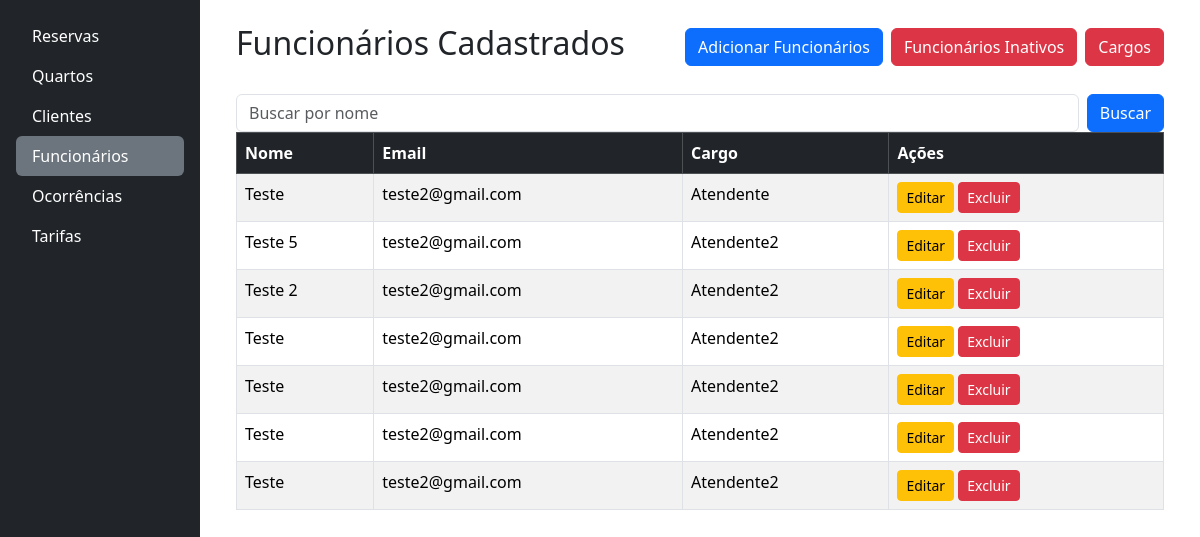
The app's page /funcionarios/ with its own data.
### funcionarios/models.py (models this page shows, shortened)
class Funcionario(models.Model):
    nome = models.CharField(max_length=50, blank=False)
    ativo = models.BooleanField(default=True)
    email = models.EmailField(max_length=254, blank=False)
    cargo = models.ForeignKey(Cargo, on_delete=models.RESTRICT, blank=False)

class Cargo(models.Model):
    nome_funcao = models.CharField(max_length=50, blank=False)
    def __str__(self):
        return f"{self.nome_funcao}"

### funcionarios/views.py (the view)
# urls.py: path('', views.funcionarios, name='funcionarios'),
def funcionarios(request):
    query = request.GET.get('busca', '')
    if query:
        funcionarios = Funcionario.objects.filter(
            ativo=True, nome__icontains=query)
    else:
        funcionarios = Funcionario.objects.filter(ativo=True)
    dados = {
        'funcionarios': funcionarios,
        'ativos': True,
        'query': query,
    }
    return render(request, 'funcionarios/index.html', dados)

### funcionarios/templates/funcionarios/index.html
{% extends 'base.html' %}
{% block content %}
<div class="container">
  <div class="d-flex justify-content-between align-items-center mb-4">
    {% if ativos %}
      <h2>Funcionários Cadastrados</h2>
      <div class="d-grid gap-2 d-md-flex justify-content-md-start">
        <a href="{% url 'cadastrar_funcionario' %}" class="btn btn-primary">Adicionar Funcionários</a>
        <a href="{% url 'funcionarios_inativos' %}" class="btn btn-danger">Funcionários Inativos</a>
        <a href="{% url 'cargos' %}" class="btn btn-danger">Cargos</a>
      </div>
    {% else %}
      <h2>Funcionários Excluídos</h2>
      <a href="{% url 'funcionarios' %}" class="btn btn-primary">Funcionários Ativos</a>
    {% endif %}
  </div>
  {% include 'partials/_busca.html' with placeholder_text="Buscar por nome" %}
  <table class="table table-striped table-bordered">
    <thead class="table-dark">
      <tr>
        <th>
          <a href="{% url 'ordenar_funcionario' 'nome' %}?ativo={{ativos}}&busca={{query}}" class="text-white text-decoration-none">Nome</a>
        </th>
        <th>
          <a href="{% url 'ordenar_funcionario' 'email' %}?ativo={{ativos}}&busca={{query}}" class="text-white text-decoration-none">Email</a>
        </th>
        <th>
          <a href="{% url 'ordenar_funcionario' 'cargo' %}?ativo={{ativos}}&busca={{query}}" class="text-white text-decoration-none">Cargo</a>
        </th>
        <th>Ações</th>
      </tr>
    </thead>
    <tbody>
      {% for funcionario in funcionarios %}
        <tr>
          <td>{{ funcionario.nome }}</td>
          <td>{{ funcionario.email }}</td>
          <td>{{ funcionario.cargo }}</td>
          {% if ativos%}
            <td>
              <a href="{% url 'editar_funcionario' funcionario.id  %}" class="btn btn-sm btn-warning">Editar</a>
              <a href="{% url 'excluir_funcionario' funcionario.id  %}" class="btn btn-sm btn-danger">Excluir</a>
            </td>
          {% else %}
            <td>
              <a href="{% url 'ativar_funcionario' funcionario.id %}" class="btn btn-sm btn-warning">Ativar</a>
            </td>
          {% endif %}
        </tr>
      {% empty %}
        <tr>
          <td colspan="4" class="text-center">Nenhum funcionario encontrado.</td>
        </tr>
      {% endfor %}
    </tbody>
  </table>
</div>
{% endblock %}

### templates/base.html (style rules this page uses)
html, body { height: 100%; margin: 0; }

### records on screen
Funcionario: nome "Teste", email "teste2@gmail.com", cargo "Atendente"
Funcionario: nome "Teste 5", email "teste2@gmail.com", cargo "Atendente2"
Funcionario: nome "Teste 2", email "teste2@gmail.com", cargo "Atendente2"
Funcionario: nome "Teste", email "teste2@gmail.com", cargo "Atendente2"
Funcionario: nome "Teste", email "teste2@gmail.com", cargo "Atendente2"
Funcionario: nome "Teste", email "teste2@gmail.com", cargo "Atendente2"
Funcionario: nome "Teste", email "teste2@gmail.com", cargo "Atendente2"
